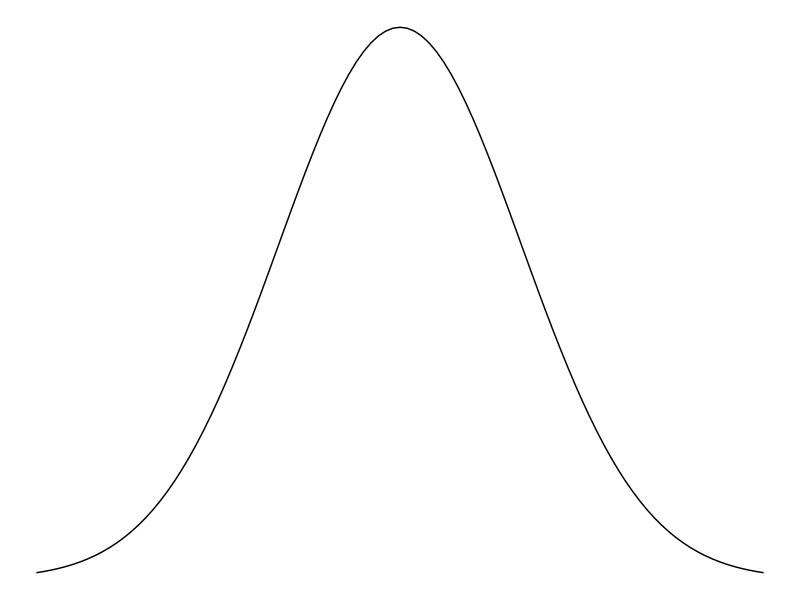
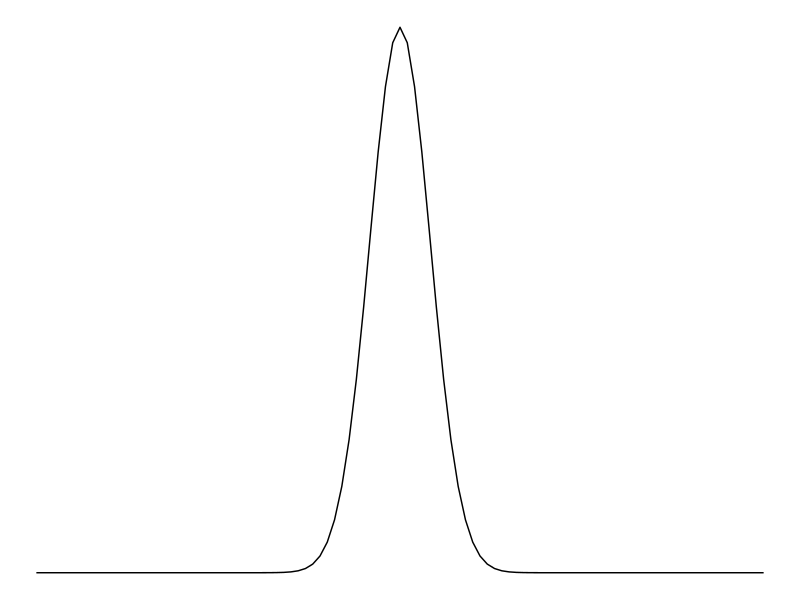

Write R code to recreate these figures, in order. (Note: this script raises an error after producing the figures.)
## ---- chunk 1
#| message: false
library(ggplot2)

ggplot(data = data.frame(x = c(-3,3)), aes(x)) +
  stat_function(fun = dnorm, n = 101, args = list(mean = 0, sd = 1)) + 
  ylab("") +
  scale_y_continuous(breaks = NULL) +
  scale_x_continuous(name = "Average Pulse Rate", breaks = NULL, limits= c(-3, 3)) +
  theme_void() +
  xlab("Average Pulse Rate")
## ---- chunk 2
ggplot(data = data.frame(x = c(-3,3)), aes(x)) +
  stat_function(fun = dnorm, n = 101, args = list(mean = 0, sd = 0.25)) + 
  ylab("") +
  scale_y_continuous(breaks = NULL) +
  scale_x_continuous(name = "Average Pulse Rate", breaks = NULL, limits= c(-3, 3)) +
  theme_void()
## ---- chunk 3
#| echo: false
knitr::include_graphics("figs/07-01-bootstrapping-viz.png")
## ---- chunk 4
#| echo: false
knitr::include_graphics("figs/07-01-bootstrapping-viz2.png")
